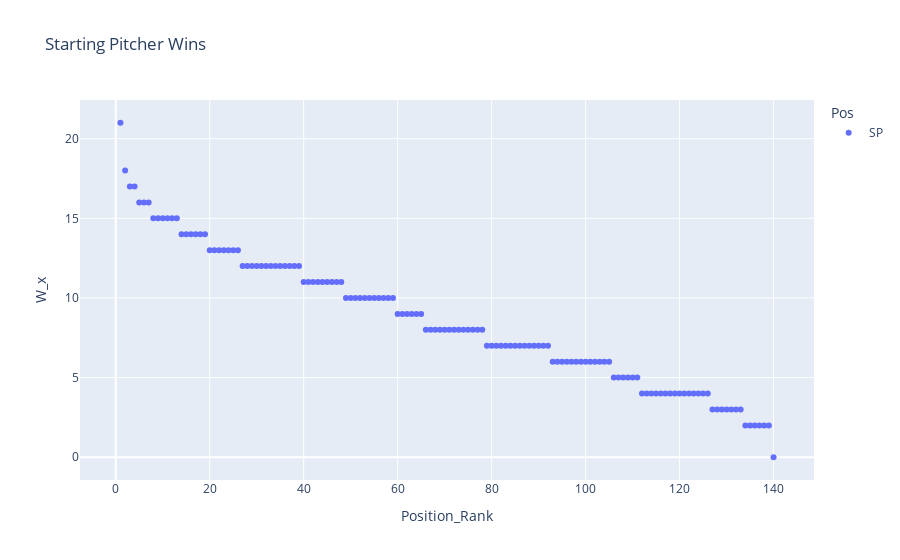

This figure's notebook cell:
### Code cell
plot_pos_rank(starters_wins, stat='W_x', title='Starting Pitcher Wins', plot_filename='plots/starting_pitcher_wins.html')

### Figure 1 — Plotly figure (JSON) as saved in the notebook; plotly's stock layout.template omitted (floating-point values rounded to 4 significant figures; data arrays with more than 128 entries replaced by an {"elided": "..."} marker saying what was removed)
{"data": [{"customdata": {"elided": "140x1 str values"}, "hovertemplate": "Pos=SP<br>Position_Rank=%{x}<br>W_x=%{y}<br>Name=%{customdata[0]}<extra></extra>", "legendgroup": "SP", "marker": {"color": "#636efa", "symbol": "circle"}, "mode": "markers", "name": "SP", "orientation": "v", "showlegend": true, "type": "scatter", "x": {"elided": "140 int values"}, "xaxis": "x", "y": {"elided": "140 int values"}, "yaxis": "y"}], "layout": {"legend": {"title": {"text": "Pos"}, "tracegroupgap": 0}, "title": {"text": "Starting Pitcher Wins"}, "xaxis": {"anchor": "y", "domain": [0, 1], "title": {"text": "Position_Rank"}}, "yaxis": {"anchor": "x", "domain": [0, 1], "title": {"text": "W_x"}}}}
